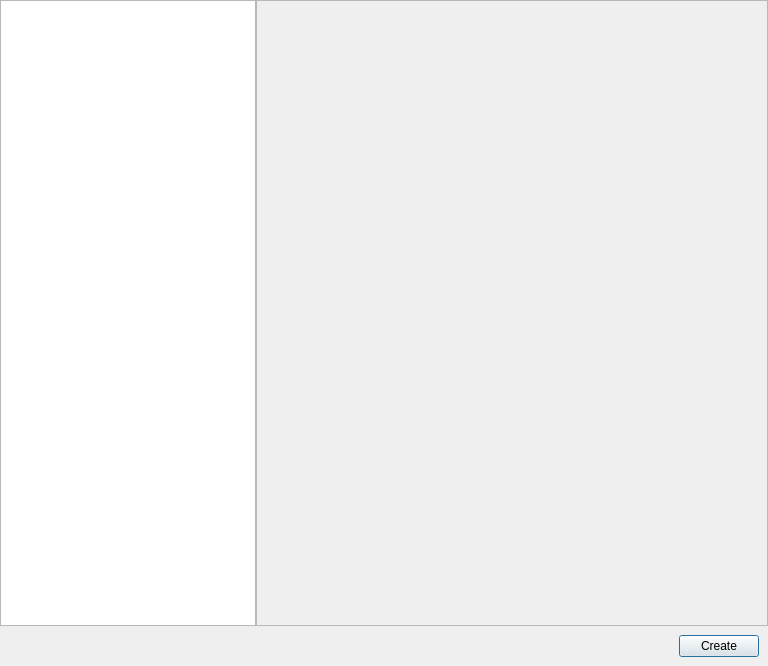
<?xml version="1.0" encoding="UTF-8"?>
<ui version="4.0">
 <class>NewDocumentDialog</class>
 <widget class="QDialog" name="NewDocumentDialog">
  <property name="geometry">
   <rect>
    <x>0</x>
    <y>0</y>
    <width>768</width>
    <height>666</height>
   </rect>
  </property>
  <property name="windowTitle">
   <string>Dialog</string>
  </property>
  <layout class="QGridLayout" name="gridLayout">
   <property name="leftMargin">
    <number>0</number>
   </property>
   <property name="topMargin">
    <number>0</number>
   </property>
   <property name="rightMargin">
    <number>0</number>
   </property>
   <property name="bottomMargin">
    <number>0</number>
   </property>
   <property name="spacing">
    <number>0</number>
   </property>
   <item row="3" column="0" colspan="2">
    <layout class="QHBoxLayout" name="horizontalLayout" stretch="0,0">
     <property name="spacing">
      <number>0</number>
     </property>
     <property name="leftMargin">
      <number>9</number>
     </property>
     <property name="topMargin">
      <number>9</number>
     </property>
     <property name="rightMargin">
      <number>9</number>
     </property>
     <property name="bottomMargin">
      <number>9</number>
     </property>
     <item>
      <spacer name="horizontalSpacer">
       <property name="orientation">
        <enum>Qt::Horizontal</enum>
       </property>
       <property name="sizeHint" stdset="0">
        <size>
         <width>40</width>
         <height>20</height>
        </size>
       </property>
      </spacer>
     </item>
     <item>
      <widget class="QPushButton" name="m_create_button">
       <property name="text">
        <string>Create</string>
       </property>
      </widget>
     </item>
    </layout>
   </item>
   <item row="1" column="1">
    <widget class="QFrame" name="frame">
     <property name="sizePolicy">
      <sizepolicy hsizetype="Expanding" vsizetype="Expanding">
       <horstretch>0</horstretch>
       <verstretch>0</verstretch>
      </sizepolicy>
     </property>
     <property name="frameShape">
      <enum>QFrame::StyledPanel</enum>
     </property>
     <property name="frameShadow">
      <enum>QFrame::Raised</enum>
     </property>
     <layout class="QVBoxLayout" name="verticalLayout_3">
      <property name="spacing">
       <number>0</number>
      </property>
      <property name="leftMargin">
       <number>0</number>
      </property>
      <property name="topMargin">
       <number>0</number>
      </property>
      <property name="rightMargin">
       <number>0</number>
      </property>
      <property name="bottomMargin">
       <number>0</number>
      </property>
      <item>
       <layout class="QVBoxLayout" name="verticalLayout_2">
        <property name="spacing">
         <number>0</number>
        </property>
        <property name="sizeConstraint">
         <enum>QLayout::SetDefaultConstraint</enum>
        </property>
        <property name="bottomMargin">
         <number>0</number>
        </property>
        <item>
         <widget class="qtils::QtStackedWidget" name="m_new_document_widget_stack">
          <property name="sizePolicy">
           <sizepolicy hsizetype="Preferred" vsizetype="Preferred">
            <horstretch>0</horstretch>
            <verstretch>0</verstretch>
           </sizepolicy>
          </property>
          <property name="frameShape">
           <enum>QFrame::NoFrame</enum>
          </property>
          <property name="frameShadow">
           <enum>QFrame::Plain</enum>
          </property>
         </widget>
        </item>
       </layout>
      </item>
     </layout>
    </widget>
   </item>
   <item row="0" column="0" rowspan="3">
    <widget class="QListView" name="m_new_document_widget_list">
     <property name="sizePolicy">
      <sizepolicy hsizetype="Preferred" vsizetype="Expanding">
       <horstretch>0</horstretch>
       <verstretch>0</verstretch>
      </sizepolicy>
     </property>
    </widget>
   </item>
  </layout>
 </widget>
 <customwidgets>
  <customwidget>
   <class>qtils::QtStackedWidget</class>
   <extends>QStackedWidget</extends>
   <header location="global">qtils/stacked_widget/stacked_widget.h</header>
   <container>1</container>
  </customwidget>
 </customwidgets>
 <resources/>
 <connections/>
</ui>
